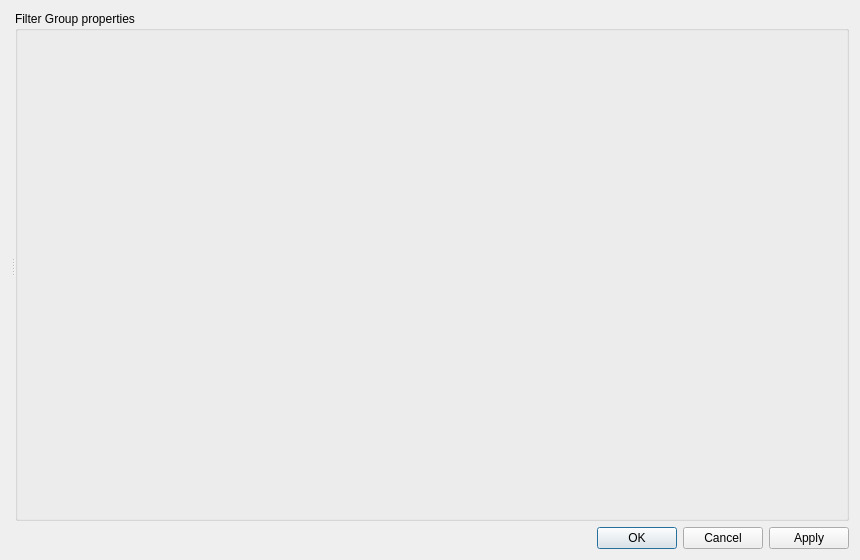
<?xml version="1.0" encoding="UTF-8"?>
<ui version="4.0">
 <class>PredefinedFiltersDialog</class>
 <widget class="QDialog" name="PredefinedFiltersDialog">
  <property name="geometry">
   <rect>
    <x>0</x>
    <y>0</y>
    <width>860</width>
    <height>560</height>
   </rect>
  </property>
  <property name="windowTitle">
   <string>Predefined Filters</string>
  </property>
  <layout class="QVBoxLayout" name="mainLayout">
   <item>
    <widget class="QSplitter" name="splitter">
     <property name="sizePolicy">
      <sizepolicy hsizetype="Expanding" vsizetype="Expanding">
       <horstretch>0</horstretch>
       <verstretch>0</verstretch>
      </sizepolicy>
     </property>
     <property name="orientation">
      <enum>Qt::Horizontal</enum>
     </property>
     <property name="childrenCollapsible">
      <bool>false</bool>
     </property>
     <widget class="QWidget" name="leftPanel">
      <layout class="QVBoxLayout" name="leftLayout">
      </layout>
     </widget>
     <widget class="QGroupBox" name="editGroupBox">
      <property name="title">
       <string>Filter Group properties</string>
      </property>
      <layout class="QVBoxLayout" name="editLayout">
       <item>
        <layout class="QVBoxLayout" name="filterSetEditLayout"/>
       </item>
      </layout>
     </widget>
    </widget>
   </item>
   <item>
    <widget class="QDialogButtonBox" name="buttonBox">
     <property name="orientation">
      <enum>Qt::Horizontal</enum>
     </property>
     <property name="standardButtons">
      <set>QDialogButtonBox::Apply|QDialogButtonBox::Cancel|QDialogButtonBox::Ok</set>
     </property>
    </widget>
   </item>
  </layout>
 </widget>
 <resources>
  <include location="../../app/logsquirl.qrc"/>
 </resources>
 <connections/>
</ui>
